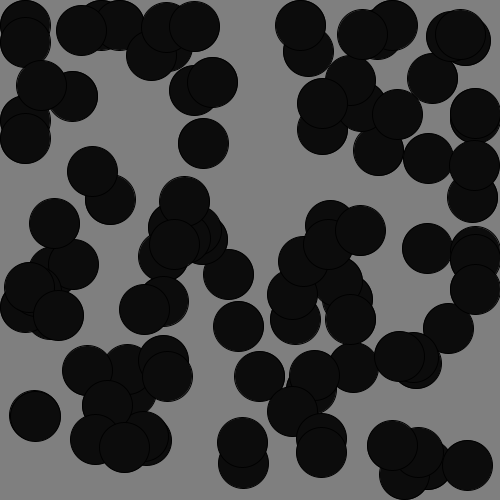
Frame 1 (no input)
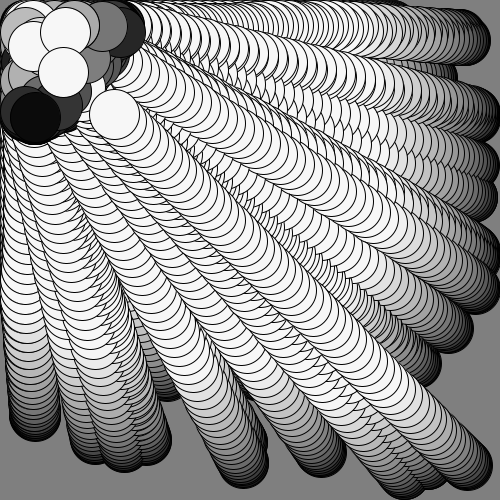
Frame 60 (the mouse pressed at the canvas centre just before this capture)
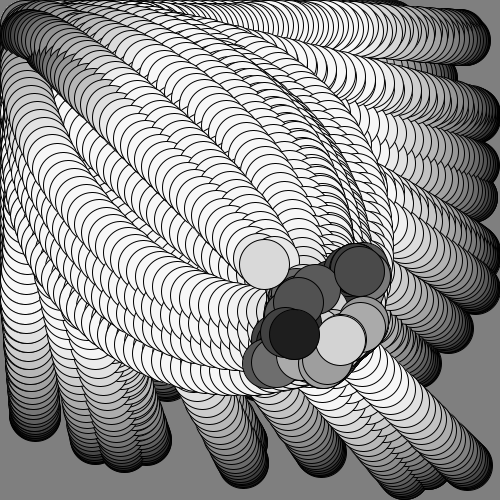
Frame 120 (the mouse held since frame 60 and released just before this capture)

The Processing sketch that drew these frames (run headless with seeded random() and noise(); from frame 60 on, the mouse is pressed at the canvas centre):

// Processing sketch: PVectors_05
// ── PVectors_05.pde
// number of movers
int qtyMovers = 100;

// declare an array of movers
Mover[] movers;

void setup() {
  size(500, 500);
  background(127);

  // initialize the array
  movers = new Mover[qtyMovers];

  // initialize the movers in the array
  for (int i = 0; i < movers.length; i++) {
    movers[i] = new Mover();
  }
}

void draw() {
  //background(127);
  for (int i = 0; i < movers.length; i++) {
    movers[i].update();
    movers[i].render();
  }
}

void mousePressed() {
  pushAway();
}

void pushAway(){
  for (int i = 0; i < movers.length; i++) {
    movers[i].speed=PVector.sub(movers[i].position, new PVector(mouseX, mouseY)).mult(10);
  }
}

// ── Mover.pde
class Mover {
  //fields
  PVector position;
  PVector speed;
  PVector acceleration;
  float dampening = .99;
  float size = 50;

  // constructor
  Mover() {
    position = new PVector(random(width), random(height));
    speed = new PVector();
    acceleration = new PVector();
  }
  
  // moves the mover
  void update() {
    // calculate the acceleration vector towards the mouse
    acceleration = PVector.sub(new PVector(mouseX, mouseY), position);
    acceleration.setMag(0.5);
    // add the acceleration vector to the speed vector 
    speed.add(acceleration);
    // limit the speed
    speed.limit(10);
    // add the speed vector to position (move it)
    position.add(speed);
    // bounce off the walls
    bounce();
    // simulates air friction
    speed.mult(dampening);
  }

  void render() {
    // use the speed to set brightness
    fill(speed.mag()*25);
    // draw a circle
    circle(position.x, position.y, size);
  }

  void bounce() {
    // bounce off sides
    if ( position.x > width-(size/2) ) {
      position.x = width-(size/2);
      speed.x *= -1;
    }
    if (position.x < size/2) {
      position.x = size/2;
      speed.x *= -1;
    }

    // bounce off top/bottom
    if ( position.y > height-(size/2) ) {
      position.y = height-(size/2);
      speed.y *= -1;
    }
    if (position.y < size/2) {
      position.y = size/2;
      speed.y *= -1;
    }
  }
  
}
